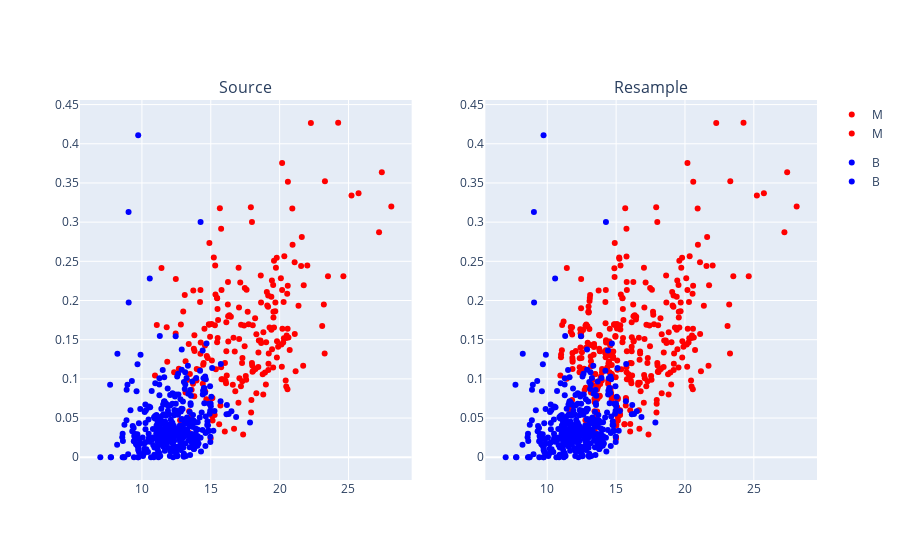

Notebook source saved alongside this figure:
### Code cell
figure_func()

### Figure 1 — Plotly figure (JSON) as saved in the notebook; plotly's stock layout.template omitted (floating-point values rounded to 4 significant figures; data arrays with more than 128 entries replaced by an {"elided": "..."} marker saying what was removed)
{"data": [{"hovertemplate": "Diagnosis=M<br>Mean Radius=%{x}<br>Mean Concavity=%{y}<extra></extra>", "legendgroup": "M", "marker": {"color": "red", "symbol": "circle"}, "mode": "markers", "name": "M", "orientation": "v", "showlegend": true, "type": "scatter", "x": {"elided": "212 float values"}, "xaxis": "x", "y": {"elided": "212 float values"}, "yaxis": "y"}, {"hovertemplate": "Diagnosis=B<br>Mean Radius=%{x}<br>Mean Concavity=%{y}<extra></extra>", "legendgroup": "B", "marker": {"color": "blue", "symbol": "circle"}, "mode": "markers", "name": "B", "orientation": "v", "showlegend": true, "type": "scatter", "x": {"elided": "357 float values"}, "xaxis": "x", "y": {"elided": "357 float values"}, "yaxis": "y"}, {"hovertemplate": "Target=M<br>Mean Radius=%{x}<br>Mean Concavity=%{y}<extra></extra>", "legendgroup": "M", "marker": {"color": "red", "symbol": "circle"}, "mode": "markers", "name": "M", "orientation": "v", "showlegend": true, "type": "scatter", "x": {"elided": "362 float values"}, "xaxis": "x2", "y": {"elided": "362 float values"}, "yaxis": "y2"}, {"hovertemplate": "Target=B<br>Mean Radius=%{x}<br>Mean Concavity=%{y}<extra></extra>", "legendgroup": "B", "marker": {"color": "blue", "symbol": "circle"}, "mode": "markers", "name": "B", "orientation": "v", "showlegend": true, "type": "scatter", "x": {"elided": "357 float values"}, "xaxis": "x2", "y": {"elided": "357 float values"}, "yaxis": "y2"}], "layout": {"annotations": [{"font": {"size": 16}, "showarrow": false, "text": "Source", "x": 0.225, "xanchor": "center", "xref": "paper", "y": 1, "yanchor": "bottom", "yref": "paper"}, {"font": {"size": 16}, "showarrow": false, "text": "Resample", "x": 0.775, "xanchor": "center", "xref": "paper", "y": 1, "yanchor": "bottom", "yref": "paper"}], "xaxis": {"anchor": "y", "domain": [0, 0.45]}, "xaxis2": {"anchor": "y2", "domain": [0.55, 1]}, "yaxis": {"anchor": "x", "domain": [0, 1]}, "yaxis2": {"anchor": "x2", "domain": [0, 1]}}}
